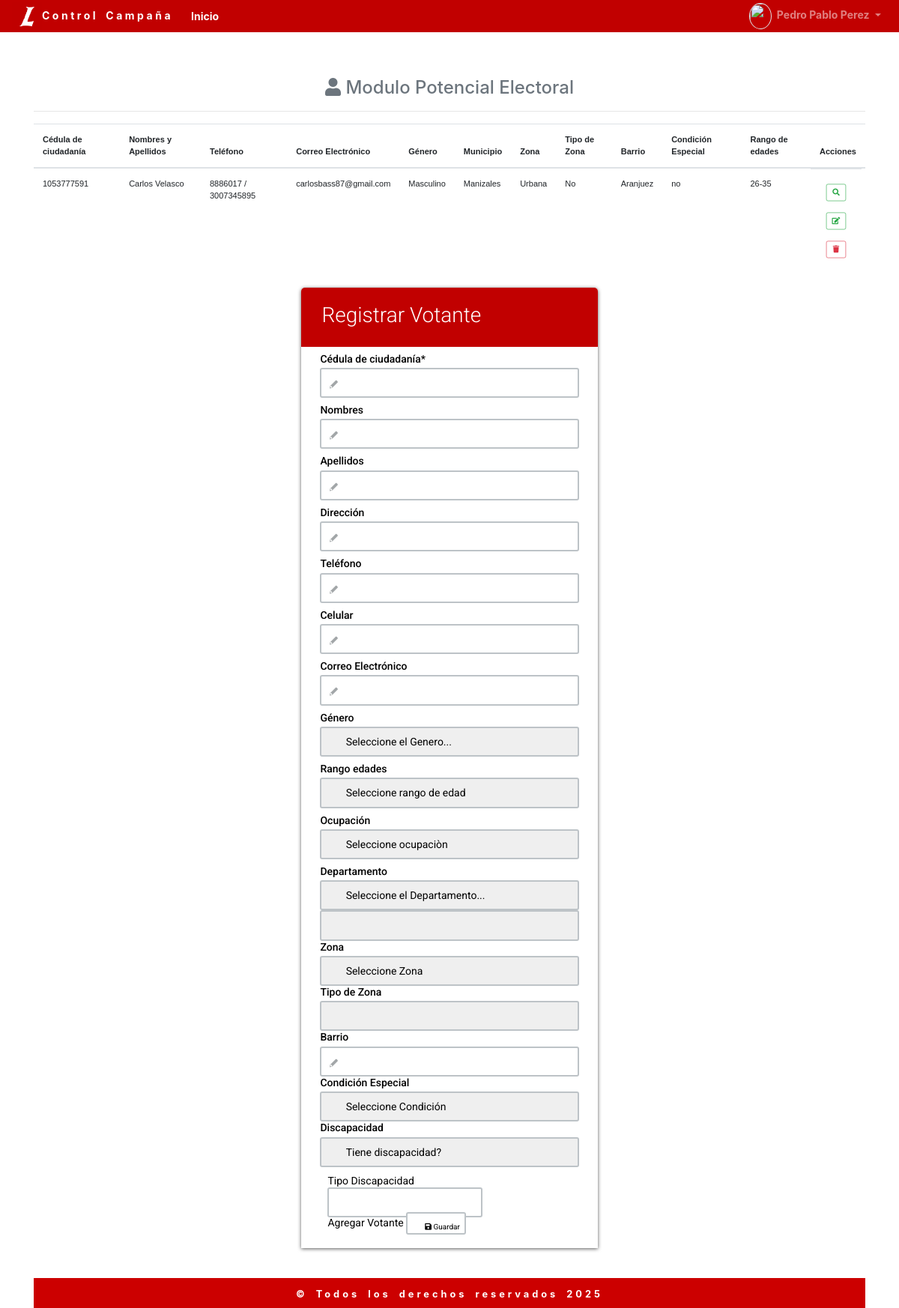
The page /votantes/index.php (signed in) on the database its author committed.
### tables this page shows
CREATE TABLE `votantes` (
  `usuario_id` bigint(20) NOT NULL,
  `cedula` bigint(20) NOT NULL,
  `nombres` varchar(55) NOT NULL,
  `apellidos` varchar(75) NOT NULL,
  `direccion` varchar(55) NOT NULL,
  `telefono` bigint(25) DEFAULT NULL,
  `celular` bigint(25) DEFAULT NULL,
  `correo` varchar(55) DEFAULT NULL,
  `genero` varchar(15) NOT NULL,
  `departamento` varchar(20) NOT NULL,
  `municipio` varchar(20) NOT NULL,
  `zona` varchar(20) NOT NULL,
  `tipoZona` varchar(20) DEFAULT NULL,
  `barrio` varchar(20) DEFAULT NULL,
  `ocupacion` varchar(20) NOT NULL,
  `condicionEspecial` varchar(50) NOT NULL,
  `discapacidad` varchar(50) NOT NULL,
  `tipoDiscapacidad` varchar(50) DEFAULT NULL,
  `rangoEdades` varchar(100) NOT NULL,
  `fechaRegistro` timestamp NOT NULL DEFAULT CURRENT_TIMESTAMP ON UPDATE CURRENT_TIMESTAMP
);

### config/bd.php (called while the page is built, shortened)
<?php
	function listaVotantesAdmin($con){
		try {
			$sql = "SELECT * FROM votantes";
			$stn = $con->prepare($sql);
			$stn->execute();
			return $stn->fetchAll();
		} catch (Exception $e) {
			echo $e->getMessage();
		}
	}
?>

### votantes/index.php (the view, shortened to what this page needs)
<?php include '../config/bd.php'; ?>
<?php include '../includes/header.inc'; ?>
<?php include '../includes/navbar.inc'; ?>
<div class="container">
	<div class="row">
		<div class="col-md-12 pre-scrollable" style="margin-bottom: 20px">
			<h4 class="text-muted text-center"><i class="fa fa-user"></i> Modulo Potencial Electoral </h4>
			<hr>
			<table id="tableId" class="table stripe table-hover tablas" style="font-size: 11px;">
				<thead>
					<tr>
						<th> Cédula de ciudadanía </th>
						<th> Nombres y Apellidos</th>
						<th> Teléfono </th>
						<th> Correo Electrónico </th>
						<th> Género </th>
						<th> Municipio </th>
						<th> Zona </th>
						<th> Tipo de Zona </th>
						<th> Barrio </th>
						<th> Condición Especial </th>
						<th> Rango de edades </th>
						<th> Acciones </th>
					</tr>
				</thead>
				<tbody>
					<?php if ($_SESSION['urol'] == 'Admin'): ?>
						<?php $lvoto = listaVotantesAdmin($con); ?>
					<?php endif ?>
					<?php foreach ($lvoto as $urow): ?>
						<tr>
							<td> <?php echo $urow['cedula']; ?> </td>
							<td> <?php echo $urow['nombres']." ".$urow['apellidos']; ?> </td>
							<td> <?php echo $urow['telefono']." / ".$urow['celular']; ?></td>
							<td> <?php echo $urow['correo']; ?></td>
							<td> <?php echo $urow['genero']; ?></td>
							<td> <?php echo $urow['municipio']; ?></td>
							<td> <?php echo $urow['zona']; ?></td>
							<td> <?php echo $urow['tipoZona']; ?></td>
							<td> <?php echo $urow['barrio']; ?></td>
							<td> <?php echo $urow['condicionEspecial']; ?></td>
							<td> <?php echo $urow['rangoEdades']; ?></td>
							<td style="display: inline-grid;">
								<a href="show.php?id=<?php echo $urow['cedula']; ?>" class="btn btn-outline-success" style="transform: scale(0.6);">
									<i class="fa fa-search"></i>
								</a>
								<a href="edit.php?id=<?php echo $urow['cedula']; ?>" class="btn btn-outline-success" style="transform: scale(0.6);">
									<i class="fa fa-edit"></i>
								</a>
								<a href="javascript:;" class="btn btn-outline-danger btn-delete" data-id="<?php echo $urow['cedula'];?>" style="transform: scale(0.6);">
									<i class="fa fa-trash"></i>
								</a>
							</td>
						</tr>
					<?php endforeach ?>
				</tbody>
			</table>
		</div>
		<form class="formoid-solid-blue" enctype="multipart/form-data" style="background-color:#FFFFFF;font-size:14px;font-family:'Roboto',Arial,Helvetica,sans-serif;color: black;max-width:480px;min-width:150px" method="post"><div class="title"><h2>Registrar Votante</h2></div>
			<div class="element-input" title="Solo Puede ser la cédula"><label class="title">Cédula de ciudadanía<span class="required">*</span></label><div class="item-cont"><input class="large" type="number" name="cedula" required><span class="icon-place"></span></div></div>
			<div class="element-input"><label class="title">Nombres</label><div class="item-cont"><input class="large" type="text" name="nombres" required><span class="icon-place"></span></div></div>
			<div class="element-input"><label class="title">Apellidos</label><div class="item-cont"><input class="large" type="text" name="apellidos" required><span class="icon-place"></span></div></div>
			<div class="element-input"><label class="title">Dirección</label><div class="item-cont"><input class="large" type="text" name="direccion" required><span class="icon-place"></span></div></div>
			<div class="element-input"><label class="title">Teléfono</label><div class="item-cont"><input class="large" type="number" name="telefono" required><span class="icon-place"></span></div></div>
			<div class="element-input"><label class="title">Celular</label><div class="item-cont"><input class="large" type="number" name="celular" required><span class="icon-place"></span></div></div>
			<div class="element-input"><label class="title">Correo Electrónico</label><div class="item-cont"><input class="large" type="text" name="correo" required><span class="icon-place"></span></div></div>
			<div class=""><label class="title">Género</label><div class="item-cont"><div class="large"><span>
				<select name="genero" required>
					<option value="">Seleccione el Genero...</option>
				</select>
			<i></i><span class="icon-place"></span></span></div></div></div>
			<div class=""><label class="title">Rango edades</label><div class="item-cont"><div class="large"><span>
				<select name="rangoEdades">
					<option value="">Seleccione rango de edad</option>
				</select>
				<i></i><span class="icon-place"></span></span></div></div></div>
			<div class=""><label class="title">Ocupación</label><div class="item-cont"><div class="large"><span><select name="ocupacion">
					<option value="">Seleccione ocupaciòn</option>
				</select>
			<i></i><span class="icon-place"></span></span></div></div></div>
			<div class=""><label class="title">Departamento</label><div class="item-cont"><div class="large"><span>
				<select name="departamento" required id="departamentosLista">
					<option value="">Seleccione el Departamento...</option>
				</select>
			<select name="municipios">
		</select>
			<div class=""><label class="title">Zona</label><div class="item-cont"><div class="large"><span><select name="zona" required onchange="zonaChange(this);">
								<option value="">Seleccione Zona</option>
							</select>
							<i></i><span class="icon-place"></span></span></div></div></div>
			<div class=""><label class="title">Tipo de Zona</label><div class="item-cont"><div class="large"><span>
				<select name="tipoZona" id="tipoZona" required>
							</select>
						<i></i><span class="icon-place"></span></span></div></div></div>
			<div class="element-input"><label class="title">Barrio</label><div class="item-cont"><input class="large" type="text" name="barrio" required><span class="icon-place"></span></div></div>
			<div class=""><label class="title">Condición Especial</label><div class="item-cont"><div class="large"><span><select name="condicionEspecial" required>
								<option value="">Seleccione Condición</option>
							</select><i></i><span class="icon-place"></span></span></div></div></div>
			<div class=""><label class="title">Discapacidad</label><div class="item-cont"><div class="large"><span><select name="discapacidad" id="discapacidad" required>
								<option value="">Tiene discapacidad?</option>
							</select><i></i><span class="icon-place"></span></span></div></div></div>
			<div class="col-auto" style="flex: none; width: calc((100% - 30px)/3); height:50px; display: flex; padding: 10px;" id="tipoDiscapacidad"> <span>Tipo Discapacidad <input type="text" name="tipoDiscapacidad"></div>
			<div class="col-auto" style="padding: 10px;"> Agregar Votante <button type="submit" class="btn btn-success" style="height: 30px; width: 80px; font-size: 10px;"> <i class="fa fa-save" style="font-size: 10px;"></i> Guardar </button></div>
	</form>
	</div>
		</div>
<?php include '../includes/footer.inc'; ?>

### public/css/custom.css (style rules this page uses)
div.container { padding-top: 60px; }
.tablas { font-size: 10px; font-family: Arial, "Helvetica Neue", Helvetica, sans-serif; font-style: normal; margin: 0px; padding: 0px; border:none; }

### Docs form reg votantes/form_registro_votantes_files/formoid1/formoid-solid-blue.css (style rules this page uses)
html { height: 100%; }
.formoid-solid-blue { margin:0 auto; }
.formoid-solid-blue>div, .formoid-solid-blue>.title { margin: 8px; }
.formoid-solid-blue .large { width: 100%; *width: 94%; }
.formoid-solid-blue { font-size: 1em; line-height: 1.231; border-radius: 5px 5px 0 0; box-shadow: 0 1px 5px rgba(0, 0, 0, 0.65); }
.formoid-solid-blue label.title { font-size: 1em; font-weight: 500; width: auto; }
.formoid-solid-blue>div { position: relative; margin-left: 25px; margin-right: 25px; }
.formoid-solid-blue h2 { margin: 0.2em 0; font-size: 2em; font-weight: 300; color: #fff; }
.formoid-solid-blue label { display: block; margin-bottom: 3px; clear: both; }
.formoid-solid-blue div, .formoid-solid-blue span, .formoid-solid-blue label, .formoid-solid-blue input, .formoid-solid-blue textarea, .formoid-solid-blue select, .formoid-solid-blue button, .formoid-solid-blue ul, .formoid-solid-blue li, .formoid-solid-blue a { font-family: inherit; color: inherit; }
.formoid-solid-blue div.submit, .formoid-solid-blue div.title { margin: 0; padding-top: 1em; padding-bottom: 1em; }
.formoid-solid-blue div.title { border-radius: 5px 5px 0 0; }
.formoid-solid-blue div.title h2 { margin-left: 27px; }
.formoid-solid-blue input[type=text], .formoid-solid-blue input[type=password], .formoid-solid-blue input[type=email], .formoid-solid-blue input[type=url], .formoid-solid-blue input[type=date], .formoid-solid-blue input[type=number], .formoid-solid-blue input[type=tel], .formoid-solid-blue textarea, .formoid-solid-blue .element-file .file_text, .formoid-solid-blue select { border-style: solid; border-width: 2px; border-color: #bdc3c7; -webkit-transition: border-color 0.5s ease-in-out; transition: border-color 0.5s ease-in-out; border-radius:3px; padding: 10px 10px 9px 2.3em; outline:none; -o-box-sizing: border-box; box-sizing: border-box; -webkit-appearance: none; -moz-appearance: none; appearance: normal; font-size: 1em; }
.formoid-solid-blue select { cursor: pointer; text-align: left; width: 100%; }
.formoid-solid-blue .item-cont, .formoid-solid-blue .element-address .country, .formoid-solid-blue .element-name .nameFirst, .formoid-solid-blue .element-name .nameLast, .formoid-solid-blue .element-address .addr1, .formoid-solid-blue .element-address .addr2, .formoid-solid-blue .element-address .city, .formoid-solid-blue .element-address .state, .formoid-solid-blue .element-address .zip { position: relative; }
.formoid-solid-blue div.title { background-color: #C10000; border-top: 1px solid #C10000; border-bottom: 5px solid #C10000; }
.formoid-solid-blue > .submit, .formoid-solid-blue > .title { background-color: #bcc3ca; }
.formoid-solid-blue .btn { text-align: left; border: 0; cursor: pointer; width: 100%; height: 100%; padding: 10px 10px 9px 2.3em; outline:none; -webkit-transition: 0.5s; transition: 0.5s; -o-box-sizing: border-box; box-sizing: border-box; -webkit-appearance: none; -moz-appearance: none; appearance: normal; border-radius: 3px; border: 2px solid #BDC3C7; background-color: #fff; font-size: 1em; }

### rows shown on the page
votantes: cedula "1053777591", nombres "Carlos", apellidos "Velasco", telefono "8886017", celular "3007345895", correo "carlosbass87@gmail.com", genero "Masculino", municipio "Manizales", zona "Urbana", tipoZona "No", barrio "Aranjuez", condicionEspecial "no", rangoEdades "26-35"

### other values the page prints
$_SESSION['unombres'] "Pedro Pablo Perez"
